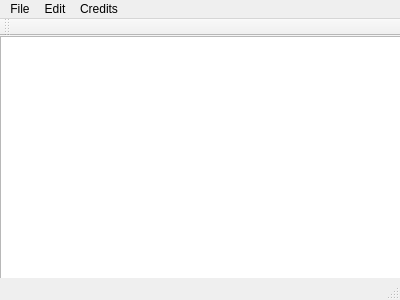
<?xml version="1.0" encoding="UTF-8"?>
<ui version="4.0">
 <class>MainWindow</class>
 <widget class="QMainWindow" name="MainWindow">
  <property name="geometry">
   <rect>
    <x>0</x>
    <y>0</y>
    <width>400</width>
    <height>300</height>
   </rect>
  </property>
  <property name="windowTitle">
   <string>MainWindow</string>
  </property>
  <widget class="QWidget" name="centralWidget">
   <widget class="QTextEdit" name="textEdit">
    <property name="geometry">
     <rect>
      <x>0</x>
      <y>0</y>
      <width>401</width>
      <height>261</height>
     </rect>
    </property>
   </widget>
  </widget>
  <widget class="QMenuBar" name="menuBar">
   <property name="geometry">
    <rect>
     <x>0</x>
     <y>0</y>
     <width>400</width>
     <height>21</height>
    </rect>
   </property>
   <widget class="QMenu" name="menuFile">
    <property name="title">
     <string>File</string>
    </property>
    <addaction name="actionNew"/>
    <addaction name="actionOpen"/>
    <addaction name="separator"/>
    <addaction name="actionSave"/>
    <addaction name="actionSave_as"/>
   </widget>
   <widget class="QMenu" name="menuEdit">
    <property name="title">
     <string>Edit</string>
    </property>
    <addaction name="actionCopy"/>
    <addaction name="actionCut"/>
    <addaction name="actionPaste"/>
    <addaction name="separator"/>
    <addaction name="actionUndo"/>
    <addaction name="actionRedo"/>
   </widget>
   <widget class="QMenu" name="menuCredits">
    <property name="title">
     <string>Credits</string>
    </property>
    <addaction name="actionShow_Creators"/>
   </widget>
   <addaction name="menuFile"/>
   <addaction name="menuEdit"/>
   <addaction name="menuCredits"/>
  </widget>
  <widget class="QToolBar" name="mainToolBar">
   <attribute name="toolBarArea">
    <enum>TopToolBarArea</enum>
   </attribute>
   <attribute name="toolBarBreak">
    <bool>false</bool>
   </attribute>
  </widget>
  <widget class="QStatusBar" name="statusBar"/>
  <action name="actionNew">
   <property name="text">
    <string>New</string>
   </property>
  </action>
  <action name="actionOpen">
   <property name="text">
    <string>Open</string>
   </property>
  </action>
  <action name="actionSave">
   <property name="text">
    <string>Save</string>
   </property>
  </action>
  <action name="actionSave_as">
   <property name="text">
    <string>Save As</string>
   </property>
  </action>
  <action name="actionCopy">
   <property name="text">
    <string>Copy</string>
   </property>
  </action>
  <action name="actionCut">
   <property name="text">
    <string>Cut</string>
   </property>
  </action>
  <action name="actionPaste">
   <property name="text">
    <string>Paste</string>
   </property>
  </action>
  <action name="actionUndo">
   <property name="text">
    <string>Undo</string>
   </property>
  </action>
  <action name="actionRedo">
   <property name="text">
    <string>Redo</string>
   </property>
  </action>
  <action name="actionShow_Creators">
   <property name="text">
    <string>Show Creators</string>
   </property>
  </action>
 </widget>
 <layoutdefault spacing="6" margin="11"/>
 <resources/>
 <connections/>
</ui>
